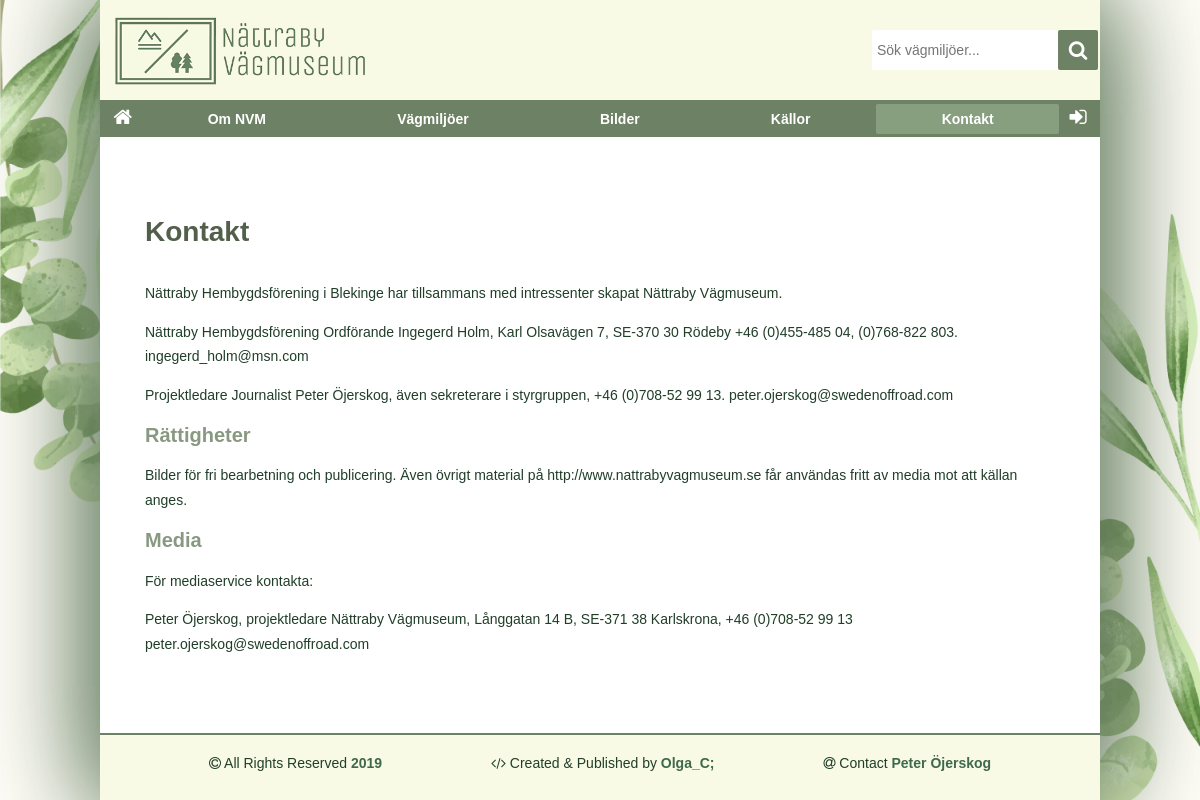
The app's page /contact.php, older data.
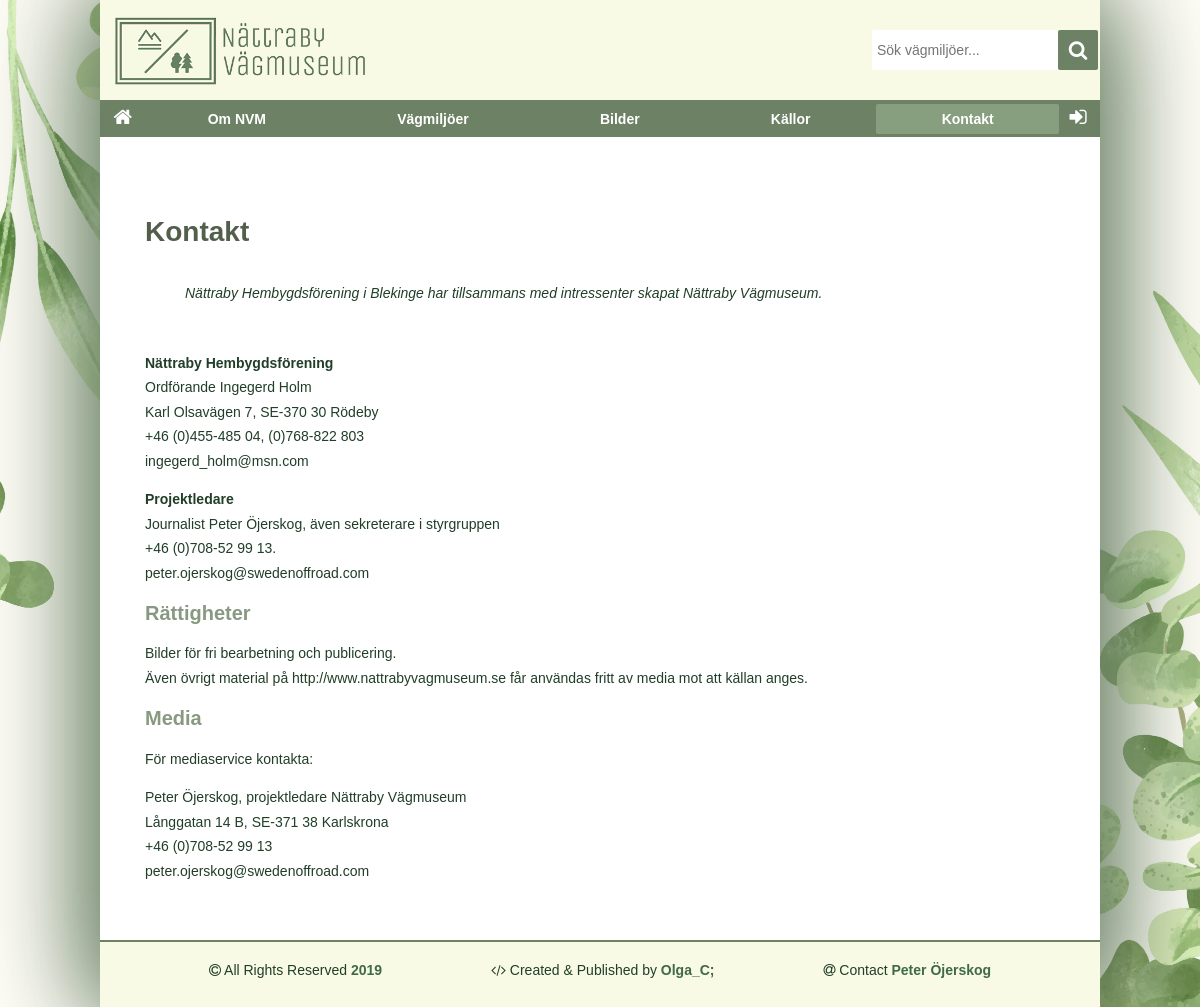
The same page, newer data.
### tables this page shows
CREATE TABLE article
(
    id INTEGER PRIMARY KEY NOT NULL,
    name TEXT UNIQUE NOT NULL,
    title TEXT NOT NULL,
    data TEXT NOT NULL,
    author TEXT NOT NULL,
    gps TEXT,
    mapImage TEXT,
    image1 TEXT,
    image1Alt TEXT,
    image1Text, TEXT,
    image2 TEXT,
    image2Alt TEXT,
    image2Text TEXT
);

### src/functions.php (called while the page is built, shortened)
<?php
function getArticle($db, $table, $name)
{
    $sql = "SELECT title, data FROM $table WHERE name = ?";
    $stmt = $db->prepare($sql);
    $stmt->execute([$name]);
    $res = $stmt->fetchAll();
    return $res;
}

### contact.php (the view, shortened to what this page needs)
<?php
    include("incl/header.php");
?>
<main class="contact">
<?php
$article = "kontakt";
$html = getArticle($dbObj, "article", $article);
echo '<h1>' . $html[0]["title"] . '</h1>';
echo $html[0]["data"];
?>
</main>
<?php
    include("incl/footer.php");
?>

### incl/header.php (shortened to what this page needs)
<?php
include "./config.php";
include "./src/functions.php";
?>
<!doctype html>
<html lang="sv">
<head>
    <link rel="stylesheet" href="css/style.css">
    <link rel="stylesheet" href="https://cdnjs.cloudflare.com/ajax/libs/font-awesome/4.7.0/css/font-awesome.min.css">
</head>
<body>
    <div class="page">
        <div class="page-wrap">
            <header class="site-header">
                <a href="index.php"><img src="pics/logo.png" alt="logo" /></a>
                <div class="search">
                    <form action="search.php" method="GET" >
                        <input type="text" placeholder="Sök vägmiljöer..." name="search" required>
                        <button type="submit"><i class="fa fa-search"></i></button>
                    </form>
                </div>
            </header>
            <nav class="navbar">
                <a class="<?= basename($_SERVER['REQUEST_URI']) == "index.php" ? "selected" : ""; ?> icon" href="index.php"><i class="fa fa-home"></i></a>
                <a class="<?= strpos(basename($_SERVER['REQUEST_URI']), "about.php") !== false ? "selected" : ""; ?>" href="about.php?page=index">Om NVM</a>
                <a class="<?= basename($_SERVER['REQUEST_URI']) == "roads.php" ? "selected" : ""; ?>" href="roads.php">Vägmiljöer</a>
                <a class="<?= basename($_SERVER['REQUEST_URI']) == "gallery.php" ? "selected" : ""; ?>" href="gallery.php">Bilder</a>
                <a class="<?= strpos(basename($_SERVER['REQUEST_URI']), "resources.php") !== false ? "selected" : ""; ?>" href="resources.php?page=index">Källor</a>
                <a class="<?= basename($_SERVER['REQUEST_URI']) == "contact.php" ? "selected" : ""; ?>" href="contact.php">Kontakt</a>
                <a class="<?= basename($_SERVER['REQUEST_URI']) == "login.php" ? "selected" : ""; ?> icon" href="#"><i class="fa fa-sign-in"></i></a>
            </nav>

### incl/footer.php
<footer id="site-footer">
    <div class="wrapper">
        <span><i class="fa fa-copyright"></i> All Rights Reserved <strong><?php echo date("Y"); ?></strong></span>
        <span><i class="fa fa-code"></i> Created &amp; Published by <a href="about.php?page=dev">Olga_C;</a></span>
        <span><i class="fa fa-at"></i> Contact <a href="mailto:peter.ojerskog@swedenoffroad.com">Peter Öjerskog</a></span>
    </div>
</footer>
</div>
</div>
</body>
</html>

### css/style.css (style rules this page uses)
html { overflow-y: scroll; height: 100%; }
body { margin: 0; height: 100%; color: rgb(32, 62, 40); font-family: Verdana, Geneva, Tahoma, sans-serif; font-size: 14px; }
input { font-size: 14px; padding: 0; }
p { line-height: 1.75em; margin: 1em 0; }
.page { margin: 0 auto; max-width: 1000px; min-height: 100%; position: relative; background-color: #fff; box-shadow: 5px 0 100px #6b8265, -5px 0 100px #6b8265; }
.page-wrap { padding-bottom: 65px; height: calc(100% - 67px); }
h1 { font-size: 28px; font-weight: bold; color: #515f4b; margin: 1.2em 0; }
h2 { color: #6d8165d0; font-size: 20px; font-weight: bold; }
.site-header { background-color: #f8fae5; display: flex; justify-content: space-between; }
.site-header > * { flex: 0 0 40%; }
.site-header img { height: 100px; display: block; }
.site-header .search form { display: flex; padding: 30px 2px; justify-content: flex-end; }
.site-header .search form > * { height: 40px; }
.site-header .search form input[type=text] { border: none; border-radius: 2px; padding-left: 5px; }
.site-header .search form button { width: 40px; border: none; border-radius: 2px; color: white; background-color: #6d8165; font-size: 20px; }
.navbar { padding: 0.25em; font-weight: bold; background-color: #6d8165; display: flex; }
.navbar a, .navbar a:visited { flex-grow: 1; display: block; padding: 0.5em 1em; border: none; border-radius: 2px; text-decoration: none; color: #fff; text-align: center; }
.navbar a.selected { font-weight: bold; background: #879e7f; }
.navbar a.icon { font-size: 20px; padding: 0.1em 0.5em; flex-grow: 0; }
#site-footer { height: 65px; position: absolute; width: 100%; max-width: 1000px; bottom: 0; border-top: solid 2px #6d8165; background-color: #f8fae5; }
#site-footer .wrapper { display: flex; justify-content: space-evenly; margin: 0 auto; padding: 20px 0; }
#site-footer a, #site-footer a:visited, #site-footer strong { text-decoration: none; font-weight: bold; color: rgb(64, 104, 75); margin: 15px auto; }
main { padding: 20px; }
.page-wrap main { padding: 45px; }
main blockquote { font-style: italic; margin-bottom: 45px; }

Row changes from the older to the newer data that the page shows:
changed article "Kontakt": data "…Nättraby Hembygdsförening Ordförande Ingegerd Holm, Karl Olsavägen 7, SE-370 30 Rödeby +46 (0)455-485 04, (0)768-822 803. ingegerd_holm@msn.com Projektledare Journalist Peter Öjerskog, även sekreterare i styrgruppen, +46 (0)708-52 99 13. peter.ojerskog@swedenoffroad.com Rättigheter Bilder för fri bearbetning och publicering. Även övrigt material på http://www.nattrabyvagmuseum.se får användas fritt av media mot att källan anges. Media För mediaservice kontakta: Peter Öjerskog, projektledare Nättraby Vägmuseum, Långgatan 14 B, SE-371 38 Karlskrona, +46 (0)708-52 99 13…" → "…Nättraby Hembygdsförening Ordförande Ingegerd Holm Karl Olsavägen 7, SE-370 30 Rödeby +46 (0)455-485 04, (0)768-822 803 ingegerd_holm@msn.com Projektledare Journalist Peter Öjerskog, även sekreterare i styrgruppen +46 (0)708-52 99 13. peter.ojerskog@swedenoffroad.com Rättigheter Bilder för fri bearbetning och publicering. Även övrigt material på http://www.nattrabyvagmuseum.se får användas fritt av media mot att källan anges. Media För mediaservice kontakta: Peter Öjerskog, projektledare Nättraby Vägmuseum Långgatan 14 B, SE-371 38 Karlskrona +46 (0)708-52 99 13…"
